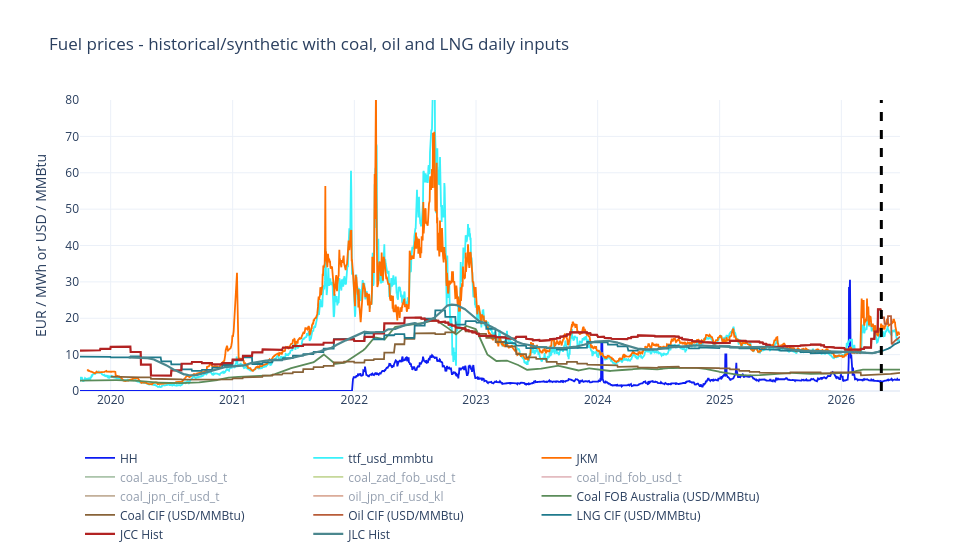

The code cell stored with this chart in its notebook:
### Code cell
df_hist = df_cocktail.loc[df_cocktail.index <= hist_cutoff].copy()
df_synth = df_cocktail.loc[df_cocktail.index > hist_cutoff].copy()

fig = go.Figure()

colors = {
    "HH": "#0C1BF2",
    "ttf_usd_mmbtu": "#39F1FA",
    "JKM": "#FF6F00",
    "Coal FOB Australia (USD/MMBtu)": "#5B8C5A",
    "Coal CIF (USD/MMBtu)": "#886338",
    "Oil CIF (USD/MMBtu)": "#B85C38",
    "LNG CIF (USD/MMBtu)": "#1F7A8C",
    "coal_aus_fob_usd_t": "#5B8C5A",
    "coal_zad_fob_usd_t": "#8FB339",
    "coal_jpn_cif_usd_t": "#886338",
    # "coal_jpn_cif_jpy_t": "#6B4F4F",
    "coal_ind_fob_usd_t": "#C97B84",
    # "oil_jpn_cif_jpy_kl": "#7D5BA6",
    "oil_jpn_cif_usd_kl": "#B85C38",
    # "lng_jpn_cif_jpy_t": "#0B6E4F",
    # "lng_jpn_cif_usd_t": "#2A9D8F",
    # "lng_jpn_cif_usd_mmbtu": "#1F7A8C",
}

legendonly_cols = {
    "coal_aus_fob_usd_t",
    "coal_zad_fob_usd_t",
    "coal_jpn_cif_usd_t",
    # "coal_jpn_cif_jpy_t",
    "coal_ind_fob_usd_t",
    # "oil_jpn_cif_jpy_kl",
    "oil_jpn_cif_usd_kl",
    # "lng_jpn_cif_jpy_t",
    # "lng_jpn_cif_usd_t",
    # "lng_jpn_cif_usd_mmbtu",
}

for col in plot_df.columns:
    if col not in colors:
        continue
    fig.add_trace(go.Scatter(
        x=plot_df.index,
        y=plot_df[col],
        name=col,
        mode="lines",
        visible="legendonly" if col in legendonly_cols else True,
        line=dict(color=colors[col], width=1.8),
    ))

fig.add_trace(go.Scatter(
    x=df_hist.index,
    y=df_hist["jcc_usd_mmbtu"],
    name="JCC Hist",
    mode="lines",
    line=dict(color="#B22222", width=2.2),
))

# if not df_synth.empty:
#     fig.add_trace(go.Scatter(
#         x=df_synth.index,
#         y=df_synth["jcc_usd_mmbtu"],
#         name="JCC Synth",
#         mode="markers",
#         line=dict(color="#B22222", width=1.5),
#     ))

fig.add_trace(go.Scatter(
    x=df_hist.index,
    y=df_hist["jlc_usd_mmbtu"],
    name="JLC Hist",
    mode="lines",
    line=dict(color="#4B878E", width=2.2),
))
# vertical line on the 1st of the last month
fig.add_shape(
    type="line",
    x0=(plot_df.index[-1].replace(day=1) - pd.DateOffset(months=1)),
    y0=0,
    x1=(plot_df.index[-1].replace(day=1) - pd.DateOffset(months=1)),
    y1=80,
    line=dict(color="black", width=3, dash="dash"),
)

# if not df_synth.empty:
#     fig.add_trace(go.Scatter(
#         x=df_synth.index,
#         y=df_synth["jlc_usd_mmbtu"],
#         name="JLC Synth",
#         mode="markers",
#         line=dict(color="#4B878E", width=1.5),
#     ))

fig.update_layout(
    title="Fuel prices - historical/synthetic with coal, oil and LNG daily inputs",
    yaxis_title="EUR / MWh or USD / MMBtu",
    template="plotly_white",
    legend=dict(orientation="h", y=-0.18),
    height=560,
    width=980,
    xaxis=dict(range=[pd.Timestamp("2019-10-01"), df_cocktail.index.max()]),
    yaxis=dict(range=[0, 80]),
)
fig.show()

### Figure 1 — Plotly figure (JSON) as saved in the notebook; plotly's stock layout.template omitted (floating-point values rounded to 4 significant figures; data arrays with more than 128 entries replaced by an {"elided": "..."} marker saying what was removed)
{"data": [{"line": {"color": "#0C1BF2", "width": 1.8}, "mode": "lines", "name": "HH", "type": "scatter", "visible": true, "x": {"elided": "2497 str values"}, "y": {"elided": "2497 float values"}}, {"line": {"color": "#39F1FA", "width": 1.8}, "mode": "lines", "name": "ttf_usd_mmbtu", "type": "scatter", "visible": true, "x": {"elided": "2497 str values"}, "y": {"elided": "2497 float values"}}, {"line": {"color": "#FF6F00", "width": 1.8}, "mode": "lines", "name": "JKM", "type": "scatter", "visible": true, "x": {"elided": "2497 str values"}, "y": {"elided": "2497 float values"}}, {"line": {"color": "#5B8C5A", "width": 1.8}, "mode": "lines", "name": "coal_aus_fob_usd_t", "type": "scatter", "visible": "legendonly", "x": {"elided": "2497 str values"}, "y": {"elided": "2497 float values"}}, {"line": {"color": "#8FB339", "width": 1.8}, "mode": "lines", "name": "coal_zad_fob_usd_t", "type": "scatter", "visible": "legendonly", "x": {"elided": "2497 str values"}, "y": {"elided": "2497 float values"}}, {"line": {"color": "#C97B84", "width": 1.8}, "mode": "lines", "name": "coal_ind_fob_usd_t", "type": "scatter", "visible": "legendonly", "x": {"elided": "2497 str values"}, "y": {"elided": "2497 float values"}}, {"line": {"color": "#886338", "width": 1.8}, "mode": "lines", "name": "coal_jpn_cif_usd_t", "type": "scatter", "visible": "legendonly", "x": {"elided": "2497 str values"}, "y": {"elided": "2497 float values"}}, {"line": {"color": "#B85C38", "width": 1.8}, "mode": "lines", "name": "oil_jpn_cif_usd_kl", "type": "scatter", "visible": "legendonly", "x": {"elided": "2497 str values"}, "y": {"elided": "2497 float values"}}, {"line": {"color": "#5B8C5A", "width": 1.8}, "mode": "lines", "name": "Coal FOB Australia (USD/MMBtu)", "type": "scatter", "visible": true, "x": {"elided": "2497 str values"}, "y": {"elided": "2497 float values"}}, {"line": {"color": "#886338", "width": 1.8}, "mode": "lines", "name": "Coal CIF (USD/MMBtu)", "type": "scatter", "visible": true, "x": {"elided": "2497 str values"}, "y": {"elided": "2497 float values"}}, {"line": {"color": "#B85C38", "width": 1.8}, "mode": "lines", "name": "Oil CIF (USD/MMBtu)", "type": "scatter", "visible": true, "x": {"elided": "2497 str values"}, "y": {"elided": "2497 float values"}}, {"line": {"color": "#1F7A8C", "width": 1.8}, "mode": "lines", "name": "LNG CIF (USD/MMBtu)", "type": "scatter", "visible": true, "x": {"elided": "2497 str values"}, "y": {"elided": "2497 float values"}}, {"line": {"color": "#B22222", "width": 2.2}, "mode": "lines", "name": "JCC Hist", "type": "scatter", "x": {"elided": "2449 str values"}, "y": {"elided": "2449 float values"}}, {"line": {"color": "#4B878E", "width": 2.2}, "mode": "lines", "name": "JLC Hist", "type": "scatter", "x": {"elided": "2449 str values"}, "y": {"elided": "2449 float values"}}], "layout": {"height": 560, "legend": {"orientation": "h", "y": -0.18}, "shapes": [{"line": {"color": "black", "dash": "dash", "width": 3}, "type": "line", "x0": "2026-05-01T00:00:00", "x1": "2026-05-01T00:00:00", "y0": 0, "y1": 80}], "title": {"text": "Fuel prices - historical/synthetic with coal, oil and LNG daily inputs"}, "width": 980, "xaxis": {"range": ["2019-10-01T00:00:00", "2026-06-26T00:00:00"]}, "yaxis": {"range": [0, 80], "title": {"text": "EUR / MWh or USD / MMBtu"}}}}
